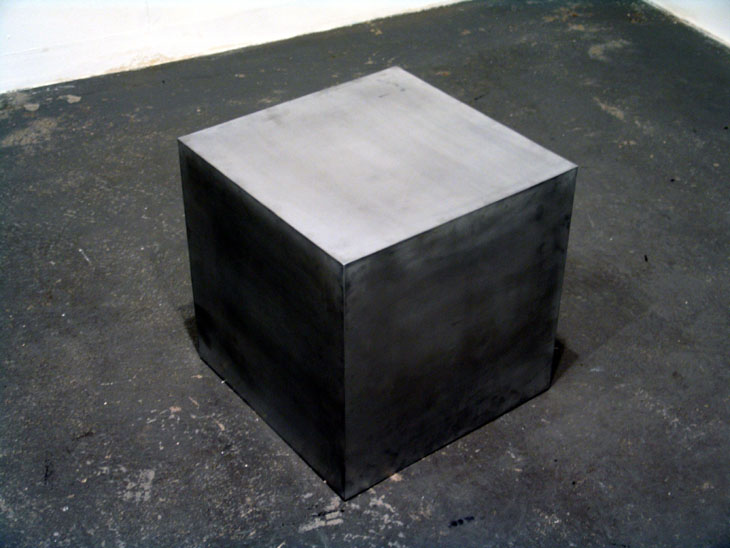
#> input picture images/cu.jpg, 730 x 548 px, found by its file name
$ python line_detection.py
#> lines starting #> are read from the running program, lines starting #| are printed output that depends on the picture; after the words box and inside, x2 and y2 are one past the last pixel; in counts of white or black regions, pixels touching at a corner belong together
import cv2
import numpy as np
from numpy import ones, vstack
from numpy.linalg import lstsq
from scipy.spatial import distance
from numpy.linalg import norm

img = cv2.imread('cu.jpg')
#> img is the input picture: shape (548, 730, 3); mean B, G, R 87.9, 86.7, 84.7
edges = edges = cv2.Canny(img, 100, 200)
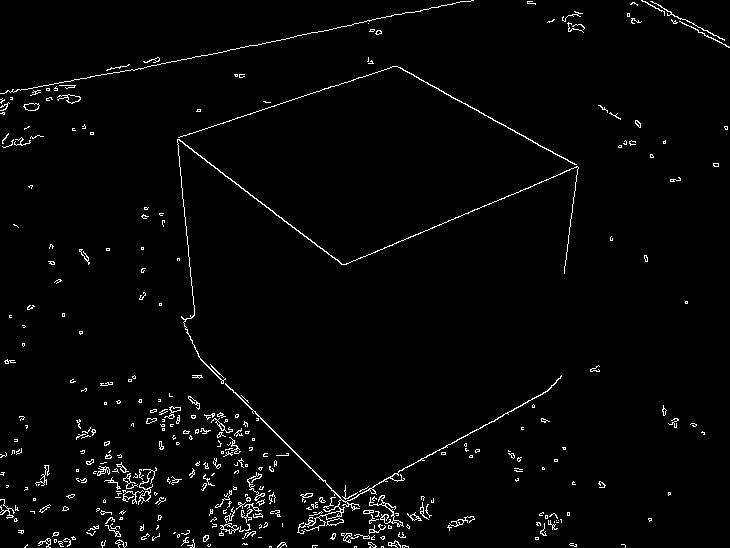
#> edges: shape (548, 730); 2.3% white in thin lines or dots

minLineLength = 100
maxLineGap = 10
lines = cv2.HoughLinesP(edges, 1, np.pi / 180, 100, minLineLength, maxLineGap)
#> lines = 22 rows, first 6: [425, 457, 443, 447], [413, 75, 476, 110], [407, 238, 490, 203], [277, 40, 289, 38], [225, 383, 251, 409], [506, 413, 549, 389]

for line in lines:
    for x1, y1, x2, y2 in line:
        cv2.line(img, (x1, y1), (x2, y2), (0, 255, 0), 2)
#> this loop made 22 passes
#> line on passes 1 to 12: [[425, 457, 443, 447]], [[413, 75, 476, 110]], [[407, 238, 490, 203]], [[277, 40, 289, 38]], [[225, 383, 251, 409]], [[506, 413, 549, 389]], [[205, 128, 243, 116]], [[238, 185, 343, 264]], [[442, 5, 455, 3]], [[373, 486, 394, 474]], [[235, 392, 323, 480]], [[200, 359, 220, 379]]
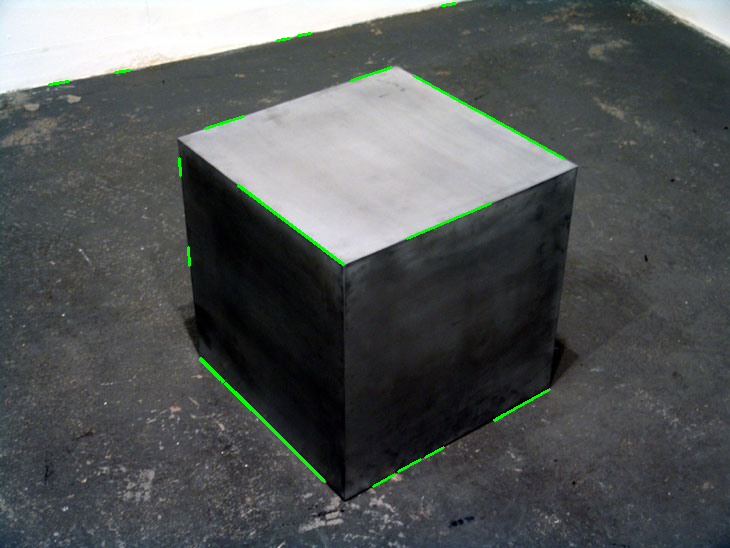
#> img: shape (548, 730, 3); 0.69% of pixels changed, all inside (x1, y1, x2, y2) = (48, 2, 565, 488)

cv2.imwrite('cube2.jpg', img)
